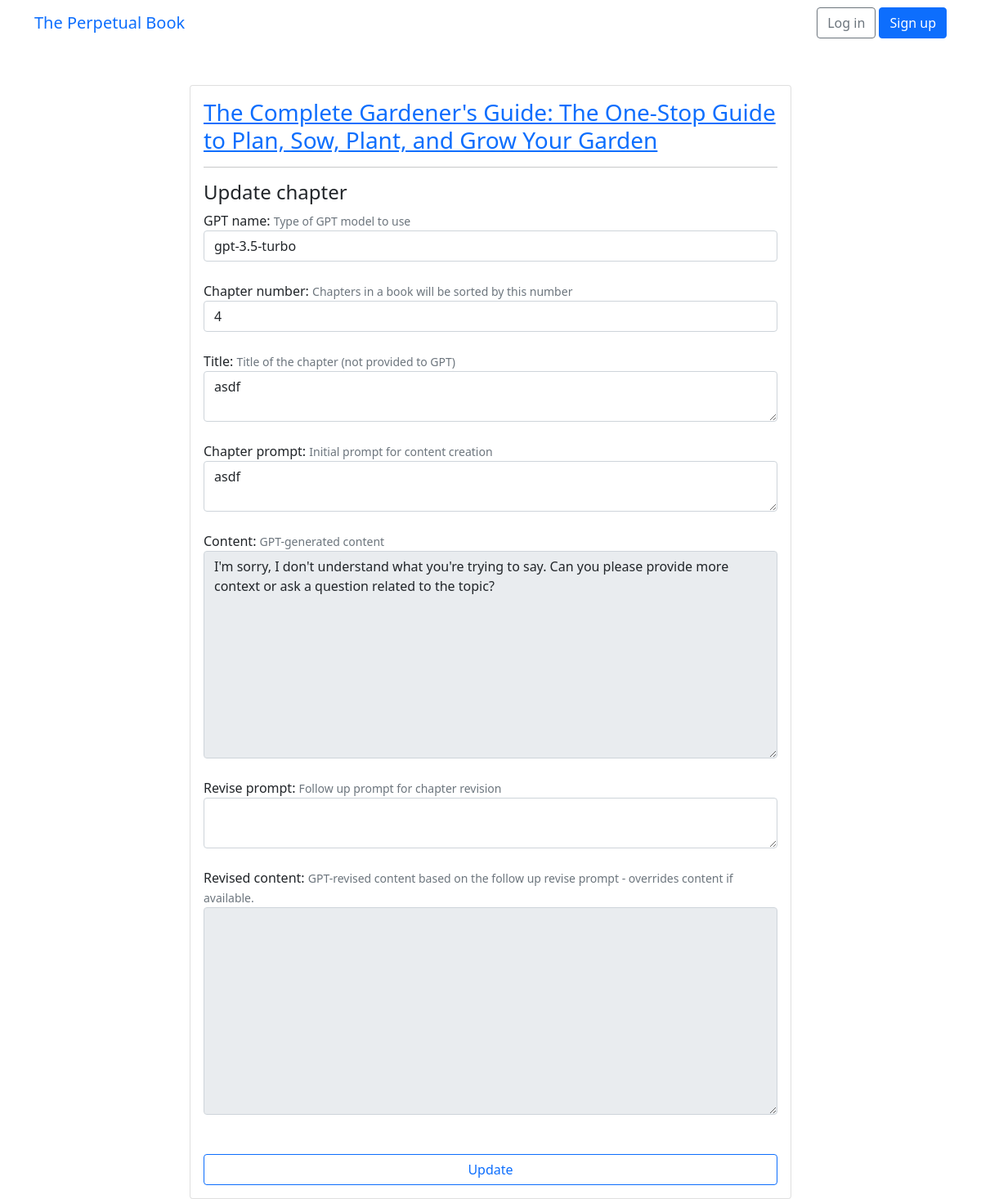
Screenshot of /chapters/6/update?next=/books/27 with the database file from the repository.
### books/models.py (models this page shows)
class Chapter(models.Model):
    chapter_number = models.IntegerField()
    title = models.CharField(max_length=1024)
    gpt_name = models.CharField(max_length=1024)
    chapter_prompt = models.TextField()
    content = models.TextField()
    revise_prompt = models.TextField(blank=True)
    revised_content = models.TextField(blank=True)
    created_at = models.DateTimeField(default=timezone.now)
    created_by = models.ForeignKey(User, on_delete=models.SET_NULL, null=True, blank=True)
    updated_at = models.DateTimeField(null=True, blank=True)
    updated_by = models.ForeignKey(User, on_delete=models.SET_NULL, null=True, blank=True, related_name="updated_chapters")
    book = models.ForeignKey(Book, on_delete=models.CASCADE)

class Book(models.Model):
    title = models.CharField(max_length=1024)
    gpt_name = models.CharField(max_length=1024)
    meta_prompt = models.TextField()
    initial_prompt = models.TextField()
    outline_prompt = models.TextField(blank=True)
    description = models.TextField(blank=True)
    outline = models.TextField(blank=True)
    created_at = models.DateTimeField(default=timezone.now)
    created_by = models.ForeignKey(User, on_delete=models.SET_NULL, null=True, blank=True)
    updated_at = models.DateTimeField(null=True, blank=True)
    updated_by = models.ForeignKey(User, on_delete=models.SET_NULL, null=True, blank=True, related_name="updated_books")

### books/views.py (the view, shortened to what this page needs)
# urls.py: path('chapters/<int:pk>/update', views.UpdateChapterView.as_view(), name="update_chapter"),
class UpdateChapterView(UpdateView):
    model = Chapter
    form_class = UpdateChapterForm
    template_name = "update_chapter.html"
    context_object_name = "chapter"

### books/forms.py
class UpdateChapterForm(NewChapterForm):
    content = forms.CharField(widget=forms.Textarea(attrs={'readonly': 'readonly'}),
                              max_length=65536,
                              help_text="GPT-generated content")
    revise_prompt = forms.CharField(widget=forms.Textarea(attrs={"rows": 2}), max_length=65536,
                                    help_text="Follow up prompt for chapter revision")
    revised_content = forms.CharField(widget=forms.Textarea(attrs={'readonly': 'readonly'}),
                                      max_length=65536,
                                      help_text="GPT-revised content based on the follow up revise prompt - overrides content if available.",
                                      required=False)
    gpt_name = GPT_NAME_FIELD
    class Meta:
        model = Chapter
        fields = ('gpt_name', 'chapter_number', 'title', 'chapter_prompt', 'content', 'revise_prompt', 'revised_content')

### books/templatetags/form_tags.py (called while the page is built)
@register.filter
def input_class(bound_field):
    css_class = ''
    if bound_field.form.is_bound:
        if bound_field.errors:
            css_class = 'is-invalid'
        elif field_type(bound_field) != 'PasswordInput':
            css_class = 'is-valid'
    return 'form-control {}'.format(css_class)

### templates/update_chapter.html (shortened to what this page needs)
{% extends 'base.html' %}
{% block content %}
<div class="row justify-content-center">
    <div class="col-lg-8 col-md-10 col-sm-12">
        <div class="card">
            <div class="card-body">
            <h3 class="card-title"><a href="{% url 'browse_book' chapter.book.id %}">{{ chapter.book.title }}</a></h3>
            <hr/>
            <h4>Update chapter</h4>
            <form method="post" novalidate>
                {% include 'includes/form.html' %}
                <br>
                <div id="submit_button_group" class="d-grid gap-2">
                    <button id="submit_button" type="submit" class="btn btn-outline-primary">Update</button>
                </div>
            </form>
            </div>
        </div>
    </div>
</div>
{% endblock %}

### templates/includes/form.html (shortened to what this page needs)
{% load form_tags widget_tweaks %}
{% for field in form %}
  <div class="form-group">
    {{ field.label_tag }}
    {% if field.help_text %}
      <small class="form-text text-muted">
        {{ field.help_text|safe }}
      </small>
    {% endif %}
    {% render_field field class=field|input_class %}
    <br/>
  </div>
{% endfor %}

### rows the page displays
Chapter: book "The Complete Gardener's Guide: The One-Stop Guide to Plan, Sow, Plant, and Grow Your Garden", gpt_name "gpt-3.5-turbo" "4" "asdf" "asdf" "I'm sorry, I don't understand what you're trying to say. Can you please provide more context or ask a question related to the topic?"

### other values shown
{{ field.label_tag }} "GPT name:" "Chapter number:" "Title:" "Chapter prompt:" "Content:" "Revise prompt:" "Revised content:"
{{ field.help_text|safe }} "Type of GPT model to use" "Chapters in a book will be sorted by this number" "Title of the chapter (not provided to GPT)" "Initial prompt for content creation" "GPT-generated content" "Follow up prompt for chapter revision" "GPT-revised content based on the follow up revise prompt - overrides content if available."
